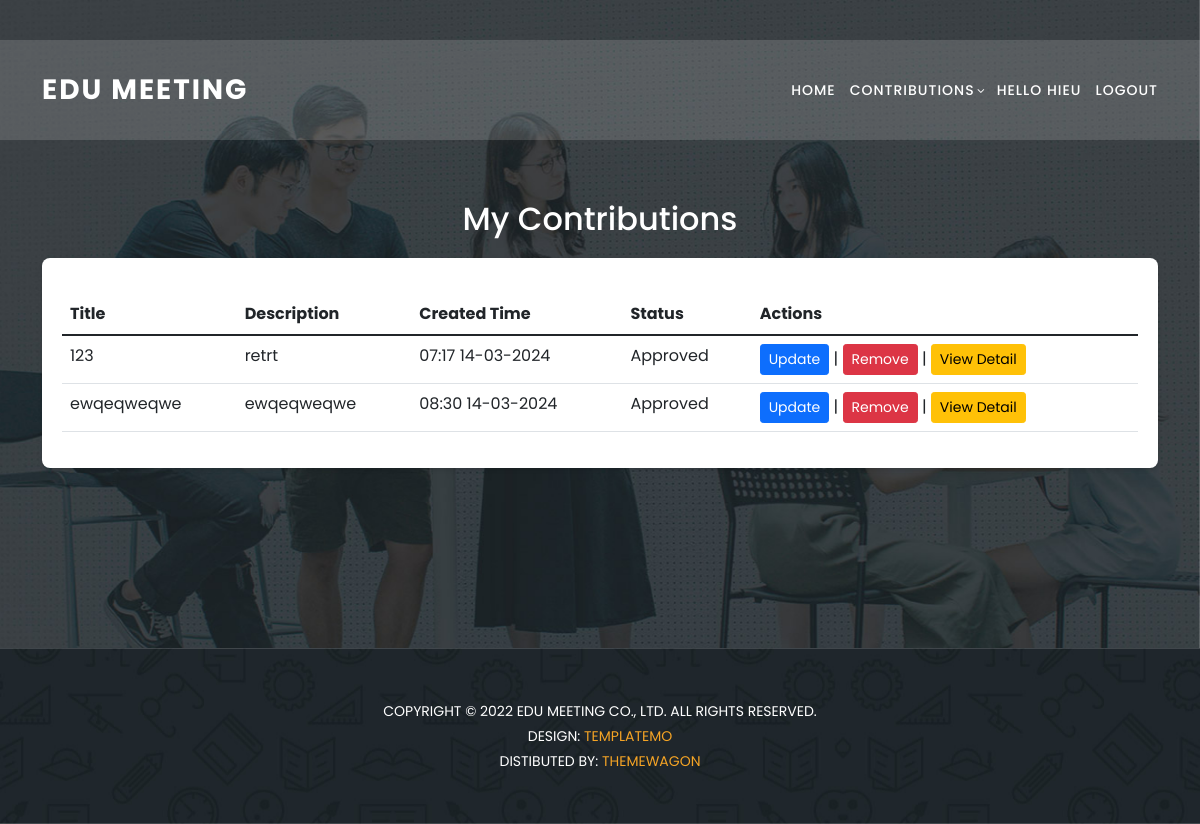
Page /my-contributions/ (signed in) on the earlier database version.
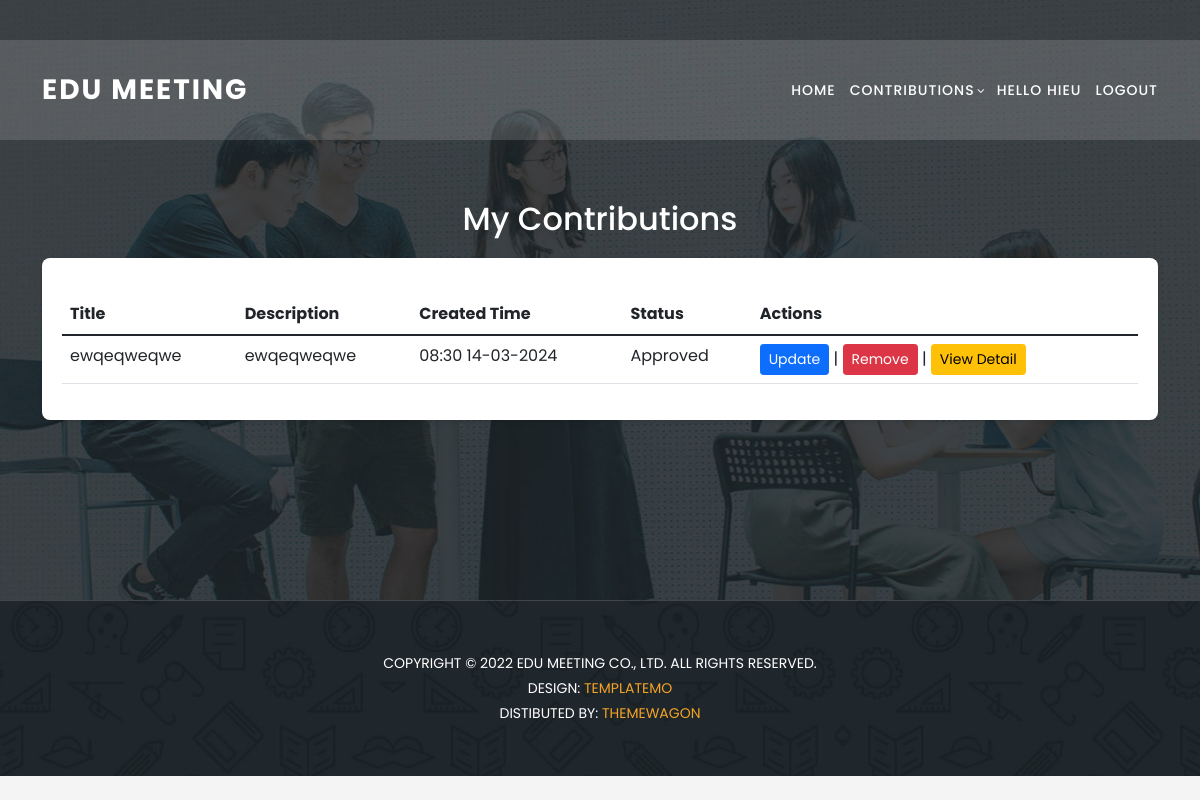
Same page on the later database version.
### home/models.py (models this page shows, shortened)
class Contributions(models.Model):
    user = models.ManyToManyField(UserProfile)
    title = models.CharField(max_length=30)
    content = models.TextField(null = True)
    faculty = models.ForeignKey(Faculties,on_delete=models.CASCADE)
    term = models.BooleanField(default=False)
    createAt = models.DateTimeField(auto_now_add=True)
    academic_Year = models.ForeignKey(AcademicYear,blank=True, null =True, on_delete=models.CASCADE)
    reject_reason = models.TextField(blank=True, null=True)
    status = models.CharField(max_length=10,  default='waiting')

### home/views.py (the view)
# urls.py: path('my-contributions/', views.my_contributions, name='my_contributions'),
def my_contributions(request):
    is_student = True
    user_profile = UserProfile.objects.get(user=request.user)
    contributions = Contributions.objects.filter(user=user_profile).prefetch_related('faculty', 'files')
    can_update = True
    if request.user.is_authenticated:
        try:
            user_profile = request.user.userprofile
            faculty = user_profile.faculty
            academic_year = user_profile.academic_Year
            if user_profile.academic_Year:
                if academic_year and timezone.now() > academic_year.finalClosure:
                    can_update = False
        except UserProfile.DoesNotExist:
            can_update = True
    context = {
        'can_update': can_update,
        'contributions': contributions,
        'is_student': is_student
    }
    return render(request, 'my_contribution.html', context)

### templates/my_contribution.html (shortened to what this page needs)
{% extends "header.html" %}
{%load static%}
{% block content %}
    <section class="apply-now" id="apply">
      <div class="container">
        <h2>My Contributions</h2>
        <form method="post" enctype="">
          <table class="table mt-3">
            <thead class="thead-dark">
              <tr>
                <th scope="col">Title</th>
                <th scope="col">Description</th>
                <th scope="col">Created Time</th>
                <th scope="col">Status</th>
                <th scope="col">Actions</th>
              </tr>
            </thead>
            <tbody>
            {% for contribution in contributions %}
              <tr>
                  <td>{{ contribution.title }}</td>
                  <td>{{ contribution.content|default:"No description provided" }}</td>
                  <td>{{ contribution.createAt|date:"H:i d-m-Y" }}</td>
                  <td>
                    {% if contribution.status %}
                        Approved
                    {% else %}
                        Waiting
                    {% endif %}
                  </td>
                  <td>
                      {% if can_update %}
                      <a href="{% url 'update_contribution' pk=contribution.id %}" class="btn btn-primary btn-sm">Update</a> |
                      {% endif %}
                      <a href="{% url 'delete_contribution' contribution.id %}" class="btn btn-danger btn-sm" onclick="return confirm('Are you sure?');">Remove</a> |
                      <a href="{% url 'contributions_detail' contribution.id %}" class="btn btn-warning btn-sm">View Detail</a>
                  </td>
              </tr>
            {% empty %}
              <tr>
                  <td colspan="4">No contributions found.</td>
              </tr>
            {% endfor %}
            </tbody>
          </table>
        </form>
      </div>
    </section>
    <section class="contact-us" id="contact">
      <div class="footer">
        <p>
          Copyright © 2022 Edu Meeting Co., Ltd. All Rights Reserved.
          <br />
          Design:
          <a
            href="https://templatemo.com"
            target="_parent"
            title="free css templates"
            >TemplateMo</a>
          <br />
          Distibuted By:
          <a
            href="https://themewagon.com"
            target="_blank"
            title="Build Better UI, Faster"
            >ThemeWagon</a>
        </p>
      </div>
    </section>
  </body>
</html>
{% endblock content %}

Differences in the rows shown:
no longer on this page (row edited): Contributions: title "123", content "retrt", createAt "07:17 14-03-2024", status "Approved"
